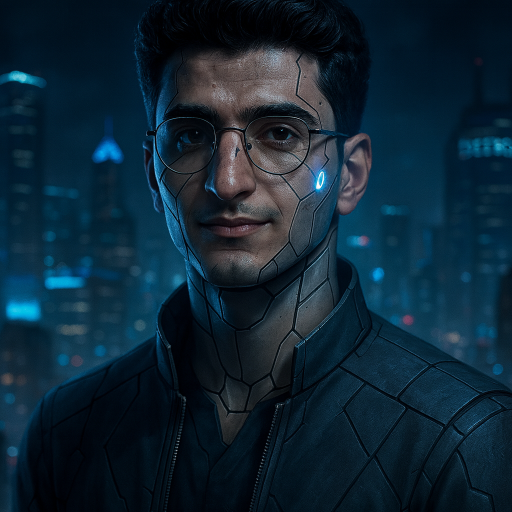
#> input picture 03/data/tech_pp.png, 1024 x 1024 px (shown at 1/2 size)
$ python load_image.py
#> lines starting #> are read from the running program, lines starting #| are printed output that depends on the picture; after the words box and inside, x2 and y2 are one past the last pixel; in counts of white or black regions, pixels touching at a corner belong together
import cv2 as cv
import numpy as np

path = "data/"
img = cv.imread(path + "tech_pp.png")   # Görseli oku
#> img is the input picture: shape (1024, 1024, 3); mean B, G, R 52.2, 37.4, 14.6

# cv.namedWindow("image",cv.WINDOW_AUTOSIZE)
# cv.imshow("image",img)
# cv.waitKey(0)

m1 = np.copy(img)
m2 = img
print(type(m1)) # -> numpy array
#| <class 'numpy.ndarray'>


img[200:350,250:700 ,:] = 255
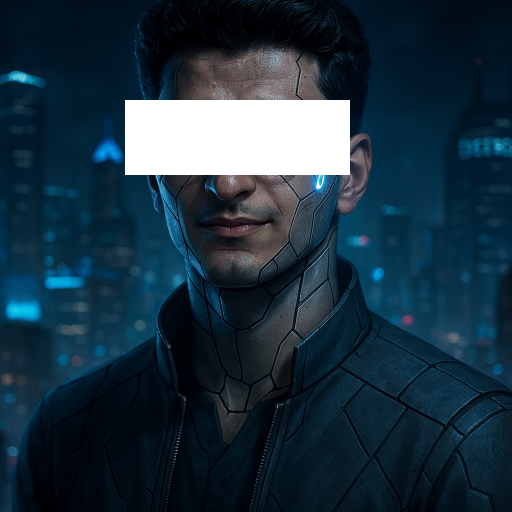
#> img: shape (1024, 1024, 3) (shown at 1/2 size); 6.44% of pixels changed, all inside (x1, y1, x2, y2) = (250, 200, 700, 350)
# cv.imshow("image",img)
# cv.waitKey(0)

img = np.ones((550,770,3))
black = (0,0,0)
red = (0,0,255)
green = (0,255,0)

# Dikdörtgen boyutu
top_left = (150, 250)
bottom_right = (480, 450)

# İlk dikdörtgen
cv.rectangle(img, top_left, bottom_right, black, 8)
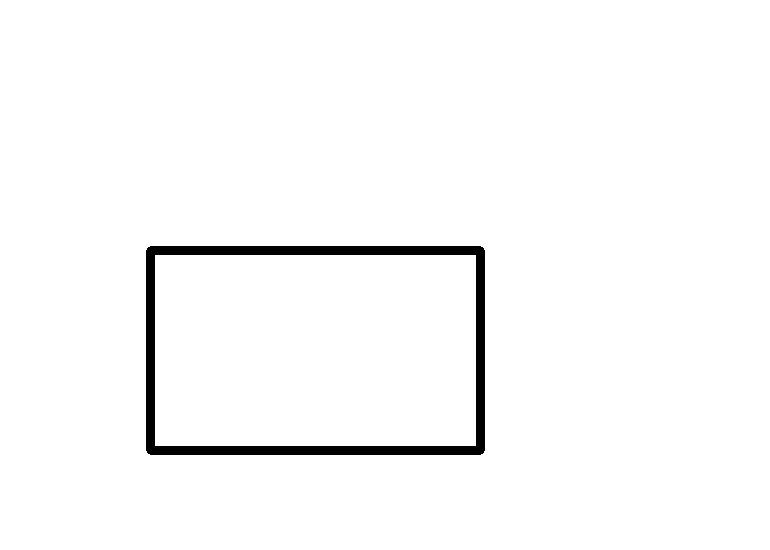
#> img: shape (550, 770, 3) float64; values 0 (black) and 1 (white), 97.8% white; 1 black region, box (x1, y1, x2, y2) and area: (146, 246, 485, 455) 9508

# Ofset belirle (x, y)
dx, dy = 100, -100

# İkinci dikdörtgen (aynı boyutta, yukarı kaydırılmış)
top_left2 = (top_left[0] + dx, top_left[1] + dy)
bottom_right2 = (bottom_right[0] + dx, bottom_right[1] + dy)
cv.rectangle(img, top_left2, bottom_right2, black, 8)

# Köşeleri bağla
cv.line(img, top_left, top_left2, black, 8)               # sol üst
cv.line(img, (bottom_right[0], top_left[1]), (bottom_right2[0], top_left2[1]), black, 8)  # sağ üst
cv.line(img, (top_left[0], bottom_right[1]), (top_left2[0], bottom_right2[1]), black, 8)  # sol alt
cv.line(img, bottom_right, bottom_right2, black, 8)       # sağ alt


start_point = (150,100)
font_thickness = 2
font_size = 1
font = cv.FONT_HERSHEY_DUPLEX

cv.putText(img,"Muhammed Aydin",start_point,font,font_size,black,font_thickness)
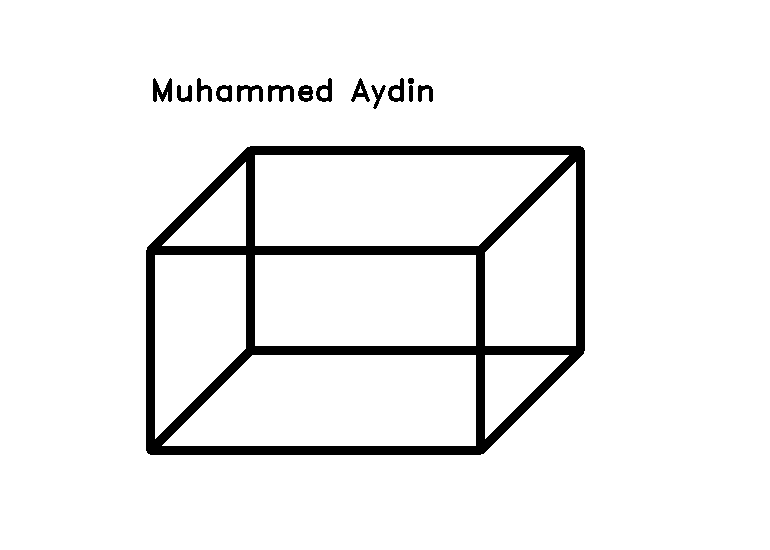
#> img: shape (550, 770, 3) float64; values 0 (black) and 1 (white), 93.9% white; 15 black regions, largest, box (x1, y1, x2, y2) and area: (146, 146, 585, 455) 23614, (153, 78, 172, 102) 278, (237, 85, 263, 102) 240
cv.imshow("Dikdörtgen",img)
cv.waitKey(0)

cv.destroyAllWindows()
